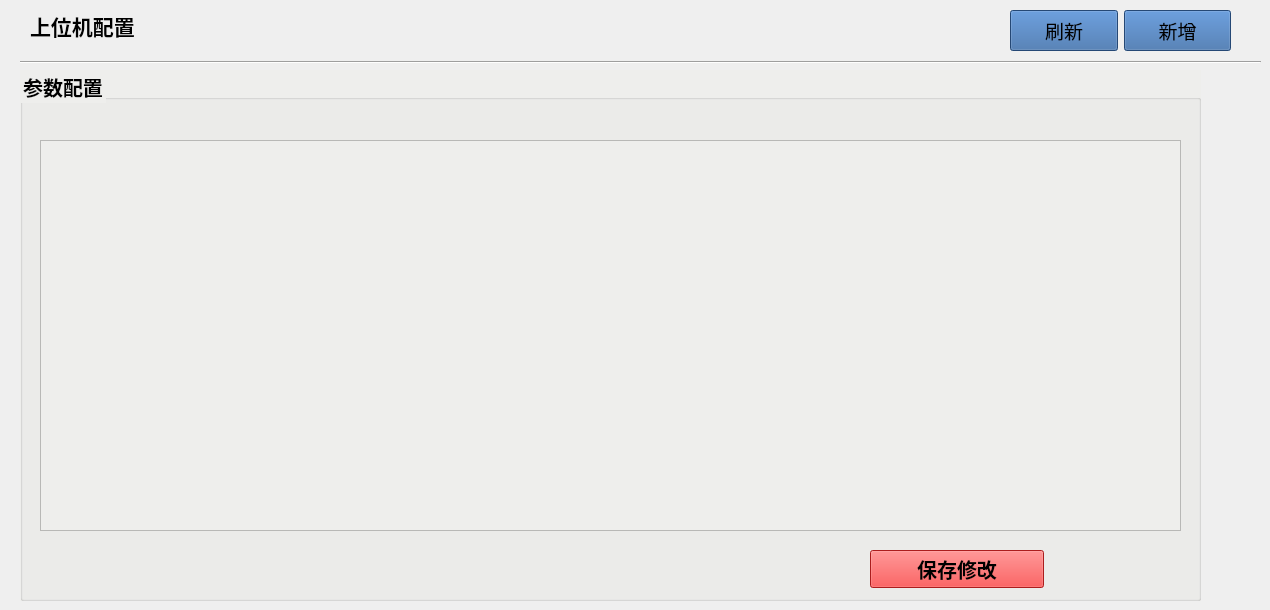
    <widget class="QWidget" name="page_8">
     <widget class="QGroupBox" name="groupBox_UploadSet">
      <property name="geometry">
       <rect>
        <x>20</x>
        <y>70</y>
        <width>1181</width>
        <height>531</height>
       </rect>
      </property>
      <property name="font">
       <font>
        <pointsize>15</pointsize>
        <weight>75</weight>
        <bold>true</bold>
       </font>
      </property>
      <property name="styleSheet">
       <string notr="true">background-color: rgb(238, 238, 236);</string>
      </property>
      <property name="title">
       <string>参数配置</string>
      </property>
      <widget class="QPushButton" name="pushButton_UpdateUp">
       <property name="geometry">
        <rect>
         <x>850</x>
         <y>480</y>
         <width>174</width>
         <height>38</height>
        </rect>
       </property>
       <property name="font">
        <font>
         <pointsize>15</pointsize>
         <weight>75</weight>
         <bold>true</bold>
        </font>
       </property>
       <property name="styleSheet">
        <string notr="true">background-color: rgb(239, 41, 41);</string>
       </property>
       <property name="text">
        <string>保存修改</string>
       </property>
      </widget>
      <widget class="QTableWidget" name="tableWidget_Upload">
       <property name="geometry">
        <rect>
         <x>20</x>
         <y>70</y>
         <width>1141</width>
         <height>391</height>
        </rect>
       </property>
      </widget>
     </widget>
     <widget class="QWidget" name="layoutWidget">
      <property name="geometry">
       <rect>
        <x>1010</x>
        <y>10</y>
        <width>221</width>
        <height>41</height>
       </rect>
      </property>
      <layout class="QHBoxLayout" name="horizontalLayout_10">
       <item>
        <widget class="QPushButton" name="pushButton_3">
         <property name="sizePolicy">
          <sizepolicy hsizetype="Minimum" vsizetype="Expanding">
           <horstretch>0</horstretch>
           <verstretch>0</verstretch>
          </sizepolicy>
         </property>
         <property name="font">
          <font>
           <pointsize>14</pointsize>
          </font>
         </property>
         <property name="styleSheet">
          <string notr="true">background-color: rgb(52, 101, 164);</string>
         </property>
         <property name="text">
          <string>刷新</string>
         </property>
        </widget>
       </item>
       <item>
        <widget class="QPushButton" name="pushButton">
         <property name="sizePolicy">
          <sizepolicy hsizetype="Minimum" vsizetype="Expanding">
           <horstretch>0</horstretch>
           <verstretch>0</verstretch>
          </sizepolicy>
         </property>
         <property name="font">
          <font>
           <pointsize>14</pointsize>
          </font>
         </property>
         <property name="styleSheet">
          <string notr="true">background-color: rgb(52, 101, 164);</string>
         </property>
         <property name="text">
          <string>新增</string>
         </property>
        </widget>
       </item>
      </layout>
     </widget>
     <widget class="Line" name="line_7">
      <property name="geometry">
       <rect>
        <x>20</x>
        <y>60</y>
        <width>1241</width>
        <height>5</height>
       </rect>
      </property>
      <property name="sizePolicy">
       <sizepolicy hsizetype="Fixed" vsizetype="Fixed">
        <horstretch>0</horstretch>
        <verstretch>0</verstretch>
       </sizepolicy>
      </property>
      <property name="frameShadow">
       <enum>QFrame::Sunken</enum>
      </property>
      <property name="orientation">
       <enum>Qt::Horizontal</enum>
      </property>
     </widget>
     <widget class="QLabel" name="label_64">
      <property name="geometry">
       <rect>
        <x>30</x>
        <y>10</y>
        <width>111</width>
        <height>31</height>
       </rect>
      </property>
      <property name="font">
       <font>
        <pointsize>16</pointsize>
        <weight>75</weight>
        <bold>true</bold>
       </font>
      </property>
      <property name="text">
       <string>上位机配置</string>
      </property>
     </widget>
    </widget>
